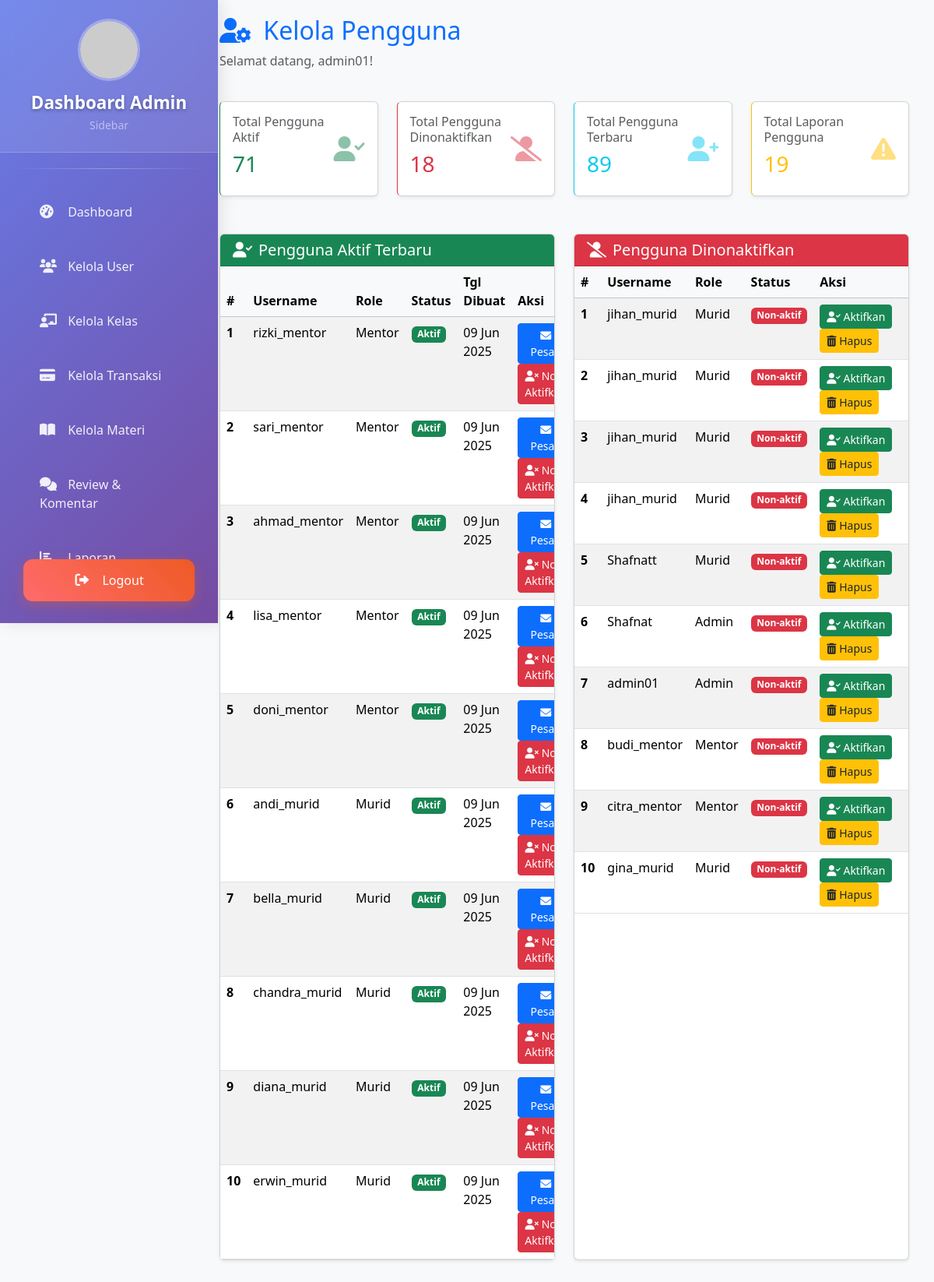
Screenshot of /page/admin-kelolaUser.php (signed in) with the database file from the repository.
### tables this page shows
CREATE TABLE `tb_user` (
  `id_user` int(30) NOT NULL,
  `first_name` varchar(255) NOT NULL,
  `last_name` varchar(255) NOT NULL,
  `username` varchar(30) NOT NULL,
  `password` varchar(255) NOT NULL,
  `role` enum('murid','mentor','admin') NOT NULL DEFAULT 'murid',
  `status` enum('aktif','non-aktif') NOT NULL DEFAULT 'aktif',
  `deskripsi` text DEFAULT NULL,
  `fotoProfil` varchar(50) NOT NULL,
  `bahasa` enum('Bahasa Indonesia','Inggris','Jepang') NOT NULL,
  `zona_waktu` enum('Jakarta','London','Tokyo') NOT NULL,
  `balasan_ke_komentar` tinyint(1) NOT NULL,
  `komentar_baru` tinyint(1) NOT NULL,
  `notifikasi_postingan_baru` tinyint(1) NOT NULL,
  `email` varchar(50) NOT NULL,
  `instagram` varchar(30) NOT NULL,
  `twitter` varchar(30) NOT NULL,
  `linkdin` varchar(30) NOT NULL,
  `github` varchar(30) NOT NULL,
  `tgl_dibuat` timestamp NOT NULL DEFAULT current_timestamp()
);

### page/admin-kelolaUser.php (the view, shortened to what this page needs)
<?php
require 'db.php';
function fetchData(mysqli $conn, string $sql, string $types = '', array $params = []) {
    $stmt = $conn->prepare($sql);
    $stmt->execute();
    $result = $stmt->get_result();
    if (strpos(strtoupper($sql), 'COUNT(') !== false || strpos(strtoupper($sql), 'SUM(') !== false ||
        strpos(strtoupper($sql), 'MAX(') !== false || strpos(strtoupper($sql), 'MIN(') !== false) {
        $data = $result->fetch_assoc();
    } else {
        $data = [];
        while ($row = $result->fetch_assoc()) {
            $data[] = $row;
        }
    }
    return $data;
}
$userCountsData = fetchData($conn, "
    SELECT
        COUNT(CASE WHEN status = 'aktif' THEN 1 END) AS total_users_aktif,
        COUNT(CASE WHEN status = 'non-aktif' THEN 1 END) AS total_users_nonaktif,
        (SELECT COUNT(*) FROM tb_user ORDER BY tgl_dibuat DESC LIMIT 10) AS total_user_terbaru_count
    FROM tb_user
");
$laporanData = fetchData($conn, "SELECT COUNT(*) as total_laporan FROM tb_laporan");
$tbUserAktifResult = fetchData($conn, "
    SELECT id_user, username, role, status, tgl_dibuat
    FROM tb_user
    WHERE status = 'aktif'
    ORDER BY tgl_dibuat DESC
    LIMIT 10
");
$tbUserNonAktifResult = fetchData($conn, "
    SELECT id_user, username, role, status, tgl_dibuat
    FROM tb_user
    WHERE status = 'non-aktif'
    ORDER BY tgl_dibuat DESC
    LIMIT 10
");
$stats = [
    'total_user_aktif'          => $userCountsData['total_users_aktif'] ?? 0,
    'total_user_dinonaktifkan'  => $userCountsData['total_users_nonaktif'] ?? 0,
    'total_user_terbaru'        => $userCountsData['total_user_terbaru_count'] ?? 0,
    'total_laporan'             => $laporanData['total_laporan'] ?? 0
];
$namaAdmin = $_SESSION['username'];
?>
<!DOCTYPE html>
<html lang="en">
<head>
    <link href="https://cdn.jsdelivr.net/npm/bootstrap@5.3.3/dist/css/bootstrap.min.css" rel="stylesheet">
    <link rel="stylesheet" href="https://cdnjs.cloudflare.com/ajax/libs/font-awesome/6.0.0/css/all.min.css">
</head>
<body class="bg-light">
    <?php include "adminSidebar.php"; ?>
    <div class="content-wrapper">
        <div class="container-fluid">
            <div class="row mb-4">
                <div class="col-12">
                    <h2 class="text-primary">
                        <i class="fas fa-user-gear me-2"></i> Kelola Pengguna
                    </h2>
                    <p class="text-muted">Selamat datang, <?= htmlspecialchars($namaAdmin) ?>!</p>
                </div>
            </div>
            <div class="row mb-5 gy-4">
                <div class="col-xl-3 col-md-6">
                    <div class="card stat-card success shadow-sm h-100">
                        <div class="card-body d-flex justify-content-between align-items-center">
                            <div>
                                <h6 class="card-title text-muted">Total Pengguna Aktif</h6>
                                <h3 class="text-success"><?= $stats['total_user_aktif'] ?></h3>
                            </div>
                            <i class="fas fa-user-check fa-2x text-success opacity-50"></i>
                        </div>
                    </div>
                </div>
                <div class="col-xl-3 col-md-6">
                    <div class="card stat-card danger shadow-sm h-100">
                        <div class="card-body d-flex justify-content-between align-items-center">
                            <div>
                                <h6 class="card-title text-muted">Total Pengguna Dinonaktifkan</h6>
                                <h3 class="text-danger"><?= $stats['total_user_dinonaktifkan'] ?></h3>
                            </div>
                            <i class="fas fa-user-slash fa-2x text-danger opacity-50"></i>
                        </div>
                    </div>
                </div>
                <div class="col-xl-3 col-md-6">
                    <div class="card stat-card info shadow-sm h-100">
                        <div class="card-body d-flex justify-content-between align-items-center">
                            <div>
                                <h6 class="card-title text-muted">Total Pengguna Terbaru</h6>
                                <h3 class="text-info"><?= $stats['total_user_terbaru'] ?></h3>
                            </div>
                            <i class="fas fa-user-plus fa-2x text-info opacity-50"></i>
                        </div>
                    </div>
                </div>
                <div class="col-xl-3 col-md-6">
                    <div class="card stat-card warning shadow-sm h-100">
                        <div class="card-body d-flex justify-content-between align-items-center">
                            <div>
                                <h6 class="card-title text-muted">Total Laporan Pengguna</h6>
                                <h3 class="text-warning"><?= $stats['total_laporan'] ?></h3>
                            </div>
                            <i class="fas fa-exclamation-triangle fa-2x text-warning opacity-50"></i>
                        </div>
                    </div>
                </div>
            </div>
            <div class="row mb-5 gy-4">
                <div class="col-lg-6">
                    <div class="card shadow-sm h-100">
                        <div class="card-header bg-success text-white">
                            <h5 class="mb-0"><i class="fas fa-user-check me-2"></i>Pengguna Aktif Terbaru</h5>
                        </div>
                        <div class="card-body p-0">
                            <div class="table-responsive">
                                <table class="table table-hover table-striped mb-0">
                                    <thead class="table-light">
                                        <tr>
                                            <th>#</th>
                                            <th>Username</th>
                                            <th>Role</th>
                                            <th>Status</th>
                                            <th>Tgl Dibuat</th>
                                            <th>Aksi</th>
                                        </tr>
                                    </thead>
                                    <tbody>
                                        <?php if (!empty($tbUserAktifResult)): ?>
                                            <?php $counter = 1; ?>
                                            <?php foreach ($tbUserAktifResult as $user): ?>
                                                <tr>
                                                    <th><?= $counter++ ?></th>
                                                    <td><?= htmlspecialchars($user['username']) ?></td>
                                                    <td><?= htmlspecialchars(ucfirst($user['role'])) ?></td>
                                                    <td>
                                                        <?php
                                                            $status_class = ($user['status'] === 'aktif') ? 'badge-status-aktif' : 'badge-status-default';
                                                            echo '<span class="badge ' . $status_class . '">' . htmlspecialchars(ucfirst($user['status'])) . '</span>';
                                                        ?>
                                                    </td>
                                                    <td><?= (new DateTime($user['tgl_dibuat']))->format('d M Y') ?></td>
                                                    <td>
                                                        <a href="send_message.php?id=<?= $user['id_user'] ?>" class="btn btn-sm btn-primary" title="Kirim Pesan">
                                                            <i class="fas fa-envelope"></i> Pesan
                                                        </a>
                                                        <a href="admin-deactivateUser.php?id=<?= $user['id_user'] ?>" class="btn btn-sm btn-danger" title="Non-Aktifkan Pengguna" onclick="return confirm('Apakah Anda yakin ingin menonaktifkan pengguna ini?');">
                                                            <i class="fas fa-user-times"></i> Non-Aktifkan
                                                        </a>
                                                    </td>
                                                </tr>
                                            <?php endforeach; ?>
                                        <?php else: ?>
                                            <tr><td colspan="6" class="text-center text-muted p-3">Tidak ada data pengguna aktif terbaru.</td></tr>
                                        <?php endif; ?>
                                    </tbody>
                                </table>
                            </div>
                        </div>
                    </div>
                </div>
                <div class="col-lg-6">
                    <div class="card shadow-sm h-100">
                        <div class="card-header bg-danger text-white">
                            <h5 class="mb-0"><i class="fas fa-user-slash me-2"></i>Pengguna Dinonaktifkan</h5>
                        </div>
                        <div class="card-body p-0">
                            <div class="table-responsive">
                                <table class="table table-hover table-striped mb-0">
                                    <thead class="table-light">
                                        <tr>
                                            <th>#</th><th>Username</th><th>Role</th><th>Status</th><th>Aksi</th>
                                        </tr>
                                    </thead>
                                    <tbody>
                                        <?php if (!empty($tbUserNonAktifResult)): ?>
                                            <?php $counter = 1; ?>
                                            <?php foreach ($tbUserNonAktifResult as $user): ?>
                                                <tr>
                                                    <th><?= $counter++ ?></th>
                                                    <td><?= htmlspecialchars($user['username']) ?></td>
                                                    <td><?= htmlspecialchars(ucfirst($user['role'])) ?></td>
                                                    <td>
                                                        <?php
                                                            $status_class = ($user['status'] === 'non-aktif') ? 'badge-status-nonaktif' : 'badge-status-default';
                                                            echo '<span class="badge ' . $status_class . '">' . htmlspecialchars(ucfirst($user['status'])) . '</span>';
                                                        ?>
                                                    </td>
                                                    <td>
                                                        <a href="admin-activateUser.php?id=<?= $user['id_user'] ?>" class="btn btn-sm btn-success" title="Aktifkan Pengguna">
                                                            <i class="fas fa-user-check"></i> Aktifkan
                                                        </a>
                                                        <a href="admin-deleteUser.php?id=<?= $user['id_user'] ?>" class="btn btn-sm btn-warning text-dark" title="Hapus Pengguna" onclick="return confirm('Apakah Anda yakin ingin menghapus pengguna ini?');">
                                                            <i class="fas fa-trash-alt"></i> Hapus
                                                        </a>
                                                    </td>
                                                </tr>
                                            <?php endforeach; ?>
                                        <?php else: ?>
                                            <tr><td colspan="5" class="text-center text-muted p-3">Tidak ada pengguna non-aktif.</td></tr>
                                        <?php endif; ?>
                                    </tbody>
                                </table>
                            </div>
                        </div>
                    </div>
                </div>
            </div>
        </div>
    </div>
</body>
</html>

### page/admin-kelolaUser.php (style rules this page uses)
body { display: flex; min-height: 100vh; flex-direction: column; }
.content-wrapper { padding: 20px; flex: 1; margin-left: 250px; }
.stat-card { border-left: 4px solid; transition: transform 0.2s; }
.stat-card.success { border-left-color: var(--bs-success); }
.stat-card.info { border-left-color: var(--bs-info); }
.stat-card.warning { border-left-color: var(--bs-warning); }
.stat-card.danger { border-left-color: var(--bs-danger); }
.badge-status-aktif { background-color: var(--bs-success); color: #fff; }
.badge-status-nonaktif { background-color: var(--bs-danger); color: #fff; }

### rows the page displays
tb_user: username "rizki_mentor", role "Mentor", status "Aktif", tgl_dibuat "09 Jun 2025"
tb_user: username "sari_mentor", role "Mentor", status "Aktif", tgl_dibuat "09 Jun 2025"
tb_user: username "ahmad_mentor", role "Mentor", status "Aktif", tgl_dibuat "09 Jun 2025"
tb_user: username "lisa_mentor", role "Mentor", status "Aktif", tgl_dibuat "09 Jun 2025"
tb_user: username "doni_mentor", role "Mentor", status "Aktif", tgl_dibuat "09 Jun 2025"
tb_user: username "andi_murid", role "Murid", status "Aktif", tgl_dibuat "09 Jun 2025"
tb_user: username "bella_murid", role "Murid", status "Aktif", tgl_dibuat "09 Jun 2025"
tb_user: username "chandra_murid", role "Murid", status "Aktif", tgl_dibuat "09 Jun 2025"
tb_user: username "diana_murid", role "Murid", status "Aktif", tgl_dibuat "09 Jun 2025"
tb_user: username "erwin_murid", role "Murid", status "Aktif", tgl_dibuat "09 Jun 2025"
tb_user: username "jihan_murid", role "Murid", status "Non-aktif"
tb_user: username "jihan_murid", role "Murid", status "Non-aktif"
tb_user: username "jihan_murid", role "Murid", status "Non-aktif"
tb_user: username "jihan_murid", role "Murid", status "Non-aktif"
tb_user: username "Shafnatt", role "Murid", status "Non-aktif"
tb_user: username "Shafnat", role "Admin", status "Non-aktif"
tb_user: username "admin01", role "Admin", status "Non-aktif"
tb_user: username "budi_mentor", role "Mentor", status "Non-aktif"
tb_user: username "citra_mentor", role "Mentor", status "Non-aktif"
tb_user: username "gina_murid", role "Murid", status "Non-aktif"

### other values shown
$namaAdmin "admin01"
$stats['total_user_aktif'] "71"
$stats['total_user_dinonaktifkan'] "18"
$stats['total_user_terbaru'] "89"
$stats['total_laporan'] "19"
